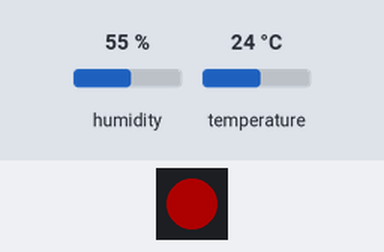
Simulated run of this program. Board: CircuitPython board. On the bench: 1 RGB LEDs in strip order, left to right. Inputs (shaded band) come from the test bench; at power-on: humidity 55 %, temperature 24 °C. Dim RGB values are drawn brighter than linear; what the program prints to the serial console is not drawn.

Above: at 0.1 s.
At 0.5 s:
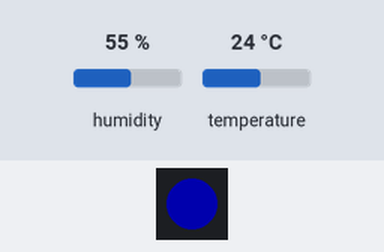
At 1.8 s:
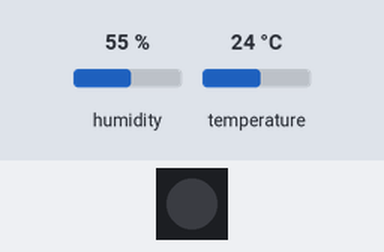
1.9 s: humidity set to 22 %
7.9 s: temperature set to 12 °C
Timing chart, 0 to 10.9 s (numbered marks = the images above; inputs shaded):
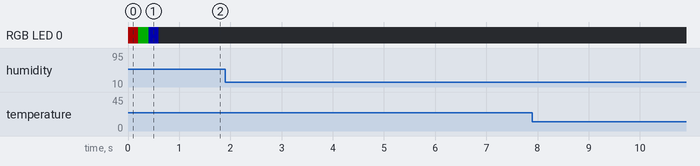

The program:

code.py
```python
import time
import board
import adafruit_sht4x
import neopixel
import usb_cdc

update_interval_seconds = 5
led = neopixel.NeoPixel(board.NEOPIXEL, 1, brightness=0.2)

# wait for host to connect
while not usb_cdc.data.connected:
    time.sleep(1)

# blink LED on connection
led[0] = (255,0,0)
time.sleep(.2)
led[0] = (0,255,0)
time.sleep(.2)
led[0] = (0,0,255)
time.sleep(.2)
led[0] = (0,0,0)

i2c = board.I2C()
sht = adafruit_sht4x.SHT4x(i2c)
sht.mode = adafruit_sht4x.Mode.NOHEAT_HIGHPRECISION
console = usb_cdc.data

# write temp and humidity data to data console, blink on every loop
while True:
    temperature, humidity = sht.measurements
    temperature = round(temperature)
    humidity = round(humidity)
    console.write(bytes([255, temperature, humidity]))
    led[0] = (0, 47, 135)  # blink MTD Blue
    led[0] = (0, 0, 0)  # off

    time.sleep(update_interval_seconds)
```

Measured:
- after the input at 1.9 s, every drawn part: stays the same
- after the input at 7.9 s, every drawn part: stays the same
